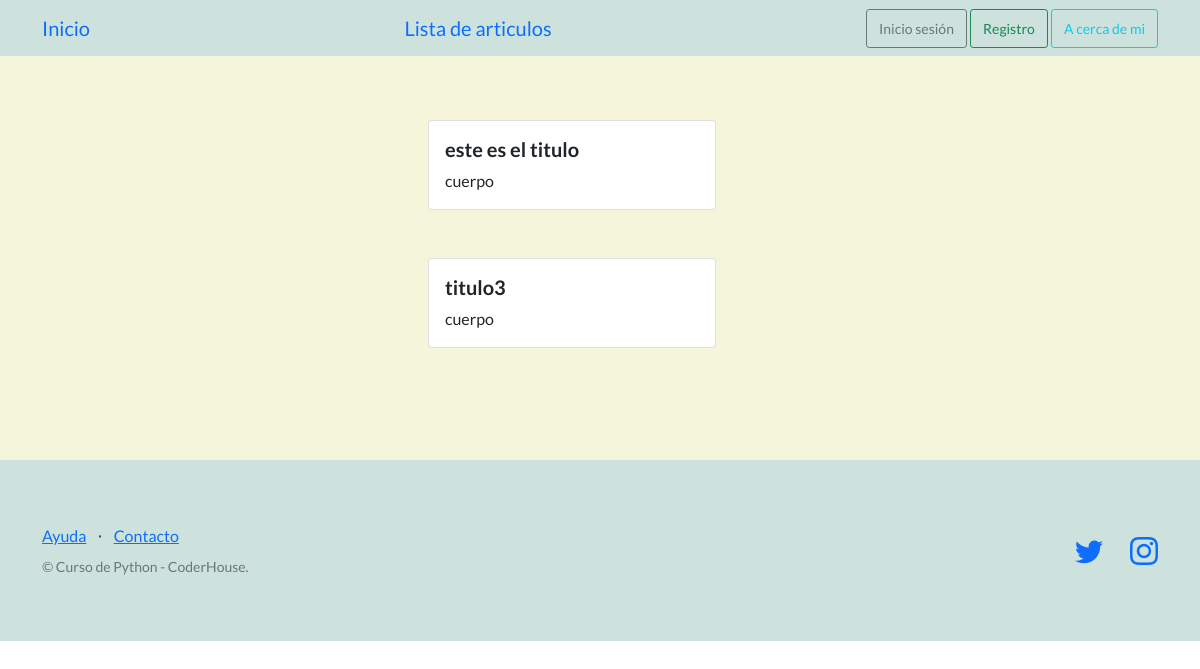
The app's page /, older data.
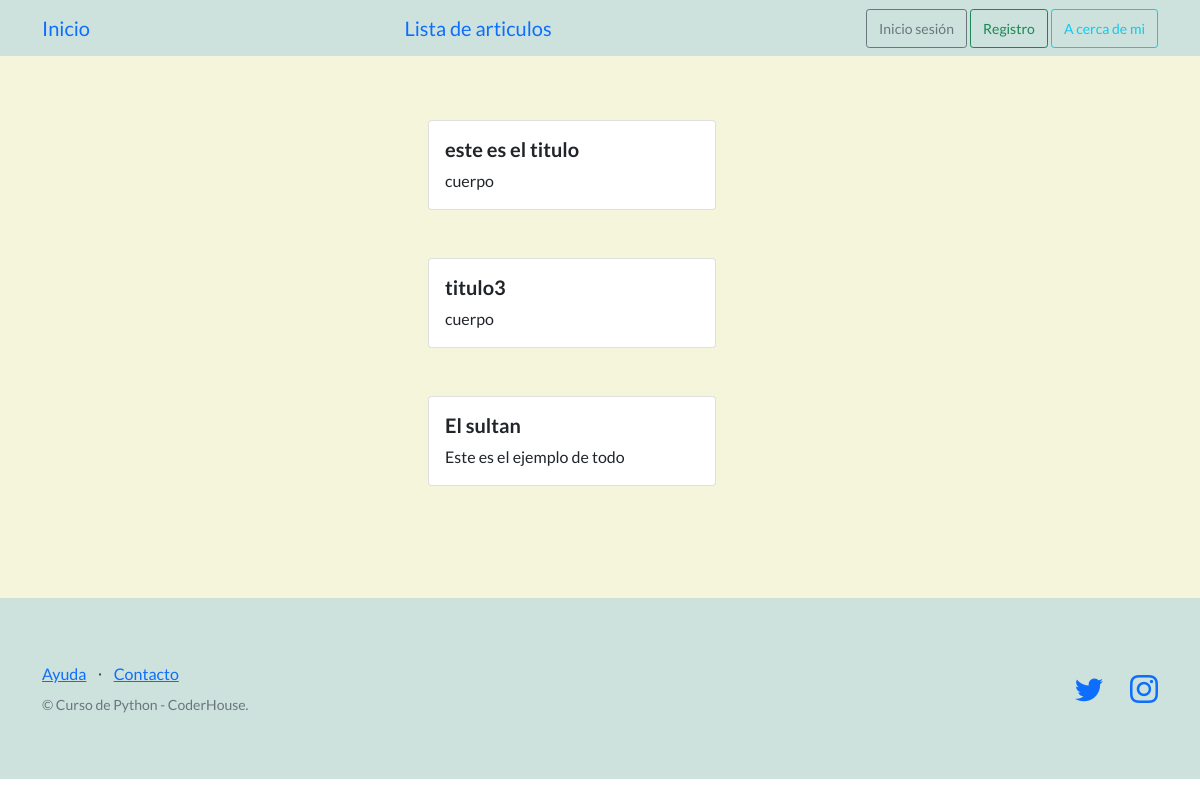
The same page, newer data.
### articulos/models.py (models this page shows, shortened)
class Articulo(models.Model):
    titulo = models.CharField(max_length=164)
    subtitulo = models.CharField(max_length=164)
    cuerpo = models.CharField(max_length=254)
    autor = models.CharField(max_length=164)
    fecha = models.DateField()
    creador = models.ForeignKey(User, on_delete=models.SET_NULL, null=True)

### sistema_blog/views.py (the view)
# urls.py: path('', inicio, name="inicio"),
def inicio(request):
    contexto = {
        "articulos": Articulo.objects.all()
    }
    http_response = render(
        request=request,
        template_name="articulos/index.html",
        context=contexto
    )
    return http_response

### articulos/templates/articulos/index.html
{% extends "articulos/base.html" %}
{% block contenido %}
{% for articulo in articulos %}
<div class="container">
    <div class="row">
      <div class="col">
      </div>
      <div class="col">
        <div class="card" style="width: 18rem;">
            <div class="card-body">
              <h5 class="card-title">{{ articulo.titulo }}</h5>
              <p class="card-text">{{ articulo.cuerpo }}</p>
            </div>
        </div>
        <br>
        <br>
      </div>
      <div class="col">
      </div>
    </div>
  </div>
{% endfor %}
{% endblock contenido %}

### articulos/templates/articulos/base.html (shortened to what this page needs)
{% load static %}
<!DOCTYPE html>
<html lang="en">
    <head>
        <link href="https://cdn.jsdelivr.net/npm/bootstrap-icons@1.5.0/font/bootstrap-icons.css" rel="stylesheet" type="text/css" />
        <link href="{% static 'css/styles.css' %}" type="text/css" rel="stylesheet"/>
    </head>
    <body>
        <nav class="navbar static-top" style="background-color: rgb(205, 226, 220);">
            <div class="container">
                <a class="navbar-brand" href="{% url 'inicio' %}">Inicio</a>
                <a class="navbar-brand" href="{% url 'lista_articulos' %}">Lista de articulos</a>
                {% if user.is_authenticated %}
                <div class="dropdown">
                    <button class="btn btn-secondary dropdown-toggle btn-sm" type="button" id="dropdownMenu1" data-bs-toggle="dropdown" aria-expanded="false" >
                        <div style="display: inline-flex;">
                            <span>{{ user.username }}</span>
                        </div>
                    </button>
                    <ul class="dropdown-menu" aria-labelledby="dropdownMenuButton1">
                        <li>
                            <a class="dropdown-item" href="{% url 'editar_perfil' %}">Editar mis datos</a>
                        </li>
                        <li>
                            <a class="dropdown-item" href="{% url 'agregar_avatar' %}">Agregar Imagen</a>
                        </li>
                        <li>
                            <a class="dropdown-item" href="{% url 'logout' %}"><strong>Cerrar Sesión</strong></a>
                        </li>
                    </ul>
                    <a class="btn btn-outline-info btn-sm" href="{% url 'about' %}">A cerca de mi</a>
                </div>
                {% else %}
                <div>
                    <a class="btn btn-outline-secondary btn-sm" href="{% url 'login' %}">Inicio sesión</a>
                    <a class="btn btn-outline-success btn-sm" href="{% url 'registro' %}">Registro</a>
                    <a class="btn btn-outline-info btn-sm" href="{% url 'about' %}">A cerca de mi</a>
                </div>
                {% endif %}
            </div>
        </nav>
        <section style="padding:4rem 3rem; background-color: beige;">
           {% block contenido %}
           {% endblock contenido %}
        </section>
        <footer class="footer" style="background-color: rgb(205, 226, 220);">
            <div class="container">
                <div class="row">
                    <div class="col-lg-6 h-100 text-center text-lg-start my-auto">
                        <ul class="list-inline mb-2">
                            <li class="list-inline-item"><a href="{% url 'proximamente'%}">Ayuda</a></li>
                            <li class="list-inline-item">⋅</li>
                            <li class="list-inline-item"><a href="{% url 'proximamente'%}">Contacto</a></li>
                        </ul>
                        <p class="text-muted small mb-4 mb-lg-0">&copy; Curso de Python - CoderHouse.</p>
                    </div>
                    <div class="col-lg-6 h-100 text-center text-lg-end my-auto">
                        <ul class="list-inline mb-0">
                            <li class="list-inline-item me-4">
                                <a href="https://twitter.com/coderhouse"><i class="bi-twitter fs-3"></i></a>
                            </li>
                            <li class="list-inline-item">
                                <a href="https://www.instagram.com/coderhouse/?hl=es"><i class="bi-instagram fs-3"></i></a>
                            </li>
                        </ul>
                    </div>
                </div>
            </div>
        </footer>
    </body>
</html>

Row changes from the older to the newer data that the page shows:
added Articulo: titulo "El sultan", cuerpo "Este es el ejemplo de todo"
